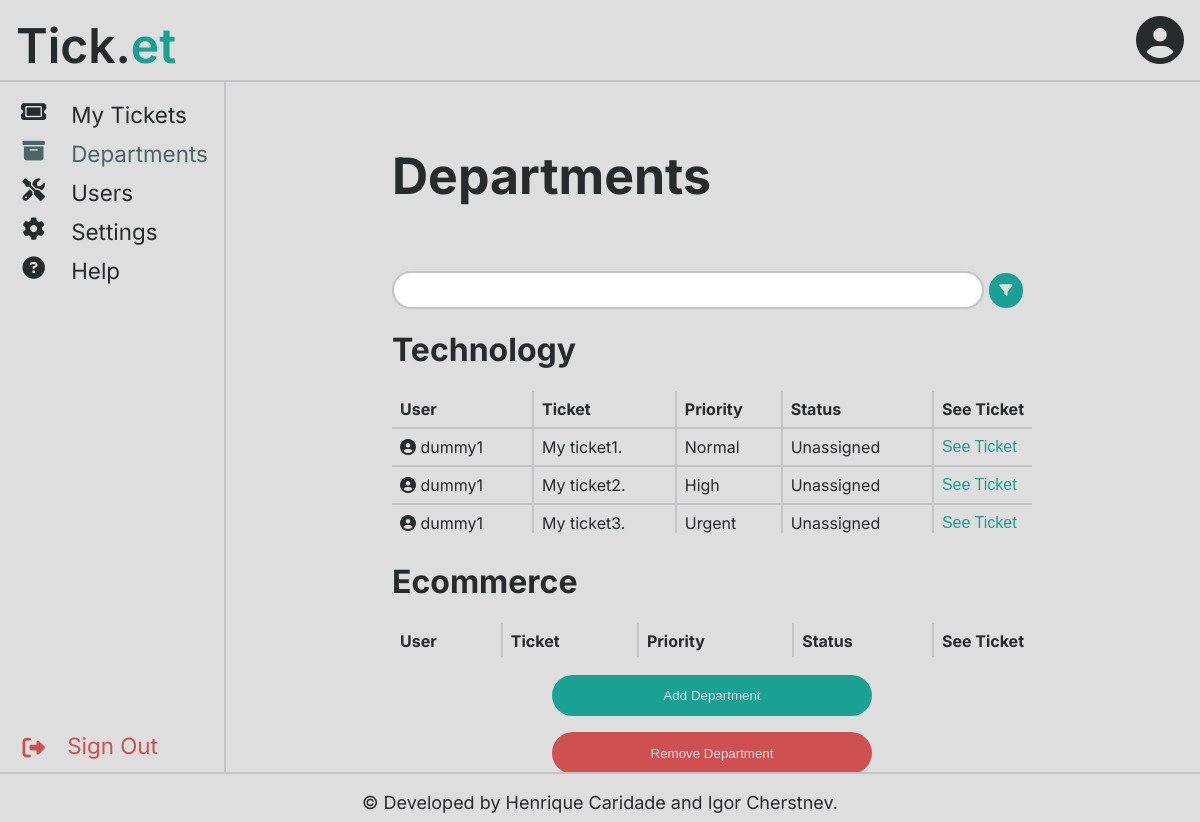
The app's page /pages/department_page.php (signed in) with its own data.
### tables this page shows
CREATE TABLE Department (
    name STRING PRIMARY KEY NOT NULL,
    abbrev STRING UNIQUE NOT NULL
);

CREATE TABLE Ticket (
    id INTEGER PRIMARY KEY NOT NULL,
    publisher STRING NOT NULL REFERENCES User(username),
    department STRING NOT NULL REFERENCES Department(username),
    publishDate DATETIME NOT NULL,
    priority STRING NOT NULL CHECK (priority IN('Normal', 'High', 'Urgent')),
    subject STRING NOT NULL,
    text STRING NOT NULL
);

CREATE TABLE TicketStatus (
    id INTEGER PRIMARY KEY AUTOINCREMENT NOT NULL,
    ticketId INTEGER NOT NULL REFERENCES Ticket(id),
    agentUsername STRING REFERENCES User(username),
    date DATETIME NOT NULL,
    status STRING NOT NULL CHECK (status IN('Unassigned', 'In progress', 'Done'))
);

### classes/session.php (called while the page is built, shortened)
<?php
    class Session {
        static ?Session $instance = null;
        static function getSession() : Session {
            if (static::$instance === null)
                static::$instance = new Session();
            return static::$instance;
        }
        public function getSavedInput(string $attrib) : ?string {
            return $_SESSION[Session::INPUT][$attrib];
        }
        public function getRights(string $userType){
            if($userType === User::USERTYPE_AGENT){
                return $_SESSION[Session::USERTYPE] === User::USERTYPE_AGENT or $_SESSION[Session::USERTYPE] === User::USERTYPE_ADMIN;
            }
            if($userType === User::USERTYPE_ADMIN){
                return $_SESSION[Session::USERTYPE] === User::USERTYPE_ADMIN;
            }
        }
    }
?>

### classes/department.php (called while the page is built, shortened)
<?php
    class Department{
        private function __construct(string $name, string $abbrev) {
            $this->name = $name;
        }
        private static function fromArray(array $department) : Department {
            return new Department($department["name"], $department["abbrev"]);
        }
        public static function getAllDepartments(PDO $db) : array {
            $stmt = $db->prepare('SELECT * FROM Department');
            $stmt->execute();
            $departmentArray = array();
            foreach($stmt->fetchAll() as $department){
                $departmentArray[] = Department::fromArray($department);
            }
            return $departmentArray;
        }
    }
?>

### classes/ticket.php (called while the page is built, shortened)
<?php
    include_once("../classes/ticketStatus.php");
    class Ticket {
        private function __construct(PDO $db, int $id, string $publisher, string $department, DateTime $publishDate, string $priority, string $subject, string $text) {
            $this->priority = $priority;
            $this->subject = $subject;
            $this->statuses = TicketStatus::getTicketStatuses($db, $id);
            $this->status = $this->statuses[0];
        }
        private static function fromArray(PDO $db, array $ticket) : Ticket {
            return new Ticket($db, (int) $ticket['id'], $ticket['publisher'], $ticket['department'], new DateTime($ticket['publishDate']), $ticket['priority'], $ticket['subject'], $ticket['text']);
        }
        public static function getFilteredTickets(PDO $db, string $department, bool $normal, bool $high, bool $urgent, string $query = '') : array {
            $array = array_filter(array($normal? 'Normal' : null , $high? 'High': null, $urgent? 'Urgent' : null), fn($val) => $val !== null);
            $stmt = $db->prepare('SELECT * FROM Ticket WHERE department=? AND priority IN (' . join(',', array_fill(0, sizeof($array), '?')) . ') AND (subject LIKE ? OR text LIKE ?)');
            $query = '%' . $query . '%';
            $stmt->execute(array($department, ...$array, $query, $query));
            $tickets = $stmt->fetchAll();
            $ticketArray = array();
            foreach ($tickets as $ticket) {
                $ticketArray[] = Ticket::fromArray($db, $ticket);
            }
            return $ticketArray;
        }
    }
?>

### classes/preferences.php (called while the page is built, shortened)
<?php
    class Preferences{
        private function __construct(bool $normal, bool $high, bool $urgent) {
            $this->normal = $normal;
            $this->high = $high;
            $this->urgent = $urgent;
        }
        public static function getPreferences(PDO $db, string $username) : Preferences {
            $stmt = $db->prepare('SELECT * FROM Preferences WHERE username = ?');
            $stmt->execute(array($username));
            $prefArray = $stmt->fetch();
            return new Preferences($prefArray['filterNormal'], $prefArray['filterHigh'], $prefArray['filterUrgent']);
        }
    }
?>

### classes/ticketStatus.php (called while the page is built, shortened)
<?php
    class TicketStatus {
        private function __construct(int $id, int $ticketId, ?string $agentUsername, DateTime $date, string $status) {
            $this->status = $status;
        }
        private static function fromArray(array $status) : TicketStatus {
            return new TicketStatus((int) $status['id'], (int) $status['ticketId'], $status['agentUsername'], new DateTime($status['date']), $status['status']);
        }
        public static function getTicketStatuses(PDO $db, int $id) : array {
            $stmt = $db->prepare('SELECT * FROM TicketStatus WHERE ticketId=?');
            $stmt->execute(array($id));
            $statuses = $stmt->fetchAll();
            $statusArray = array();
            foreach ($statuses as $status) {
                $statusArray[] = TicketStatus::fromArray($status);
            }
            usort($statusArray, fn(TicketStatus $a, TicketStatus $b) => ($a->date > $b->date) ? 1 : (($a->date < $b->date) ? -1 : 0));
            return $statusArray;
        }
    }
?>

### templates/ticket.php (the view, shortened to what this page needs)
<?php
    include_once("../classes/ticket.php");
    include_once("../templates/profile.php");
?>
<?php
    function _drawTicketDepartment(Ticket $ticket) {
        ?>
        <tr class="ticket">
            <td class="ticket-username"><?php drawProfile($ticket->publisher, true); ?></td>
            <td class="ticket-subject"><?=htmlentities($ticket->subject)?></td>
            <td class="ticket-priority"><?=htmlentities($ticket->priority)?></td>
            <td class="ticket-status"><?=htmlentities($ticket->status->status)?></td>
            <td class="ticket-edit">
                <form class="ticket-page-form" action="../pages/ticket_page.php" method="post">
                    <button type='submit' class="ticket-page-submit">See Ticket</button>
                </form>
            </td>
        </tr>
        <?php
            }
    function drawTicketsDepartment(array $tickets) {
        ?>
        <table id="tickets">
            <thead>
                <tr>
                    <th>User</th>
                    <th>Ticket</th>
                    <th>Priority</th>
                    <th>Status</th>
                    <th style="width: 0;">See Ticket</th>
                </tr>
            </thead>
            <tbody>
            <?php
            foreach ($tickets as $ticket) {
                _drawTicketDepartment($ticket);
            }
            ?>
            </tbody>
        </table>
        <?php
            }
?>

### templates/header.php (shortened to what this page needs)
<?php
    include_once("../templates/profile.php");
    include_once("../classes/session.php");
    function drawHeader(bool $drawProfile=false) {
?>
<html lang="en">
<head>
    <link rel="stylesheet" href="../css/include.css">
    <link rel="stylesheet" href="../css/main.css">
    <link rel="stylesheet" href="../css/account.css">
    <link rel="stylesheet" href="../css/faq.css">
    <link rel="stylesheet" href="../css/button.css">
    <link rel="stylesheet" href="../css/userForms.css">
    <link rel="stylesheet" href="../css/admin.css">
    <link rel="stylesheet" href="../css/popup.css">
    <link rel="stylesheet" href="../css/table.css">
    <link rel="stylesheet" href="../css/search.css">
</head>
<body>
    <header>
        <span id="logo">Tick.<span id="logo-highlight">et</span></span>
        <div id="profile" class="profile" data-user="<?=htmlentities($_SESSION[Session::USERNAME])?>">
            <i class="fa-solid fa-circle-user"></i>
        </div>
    </header>
<?php
    }
?>

### templates/sidebar.php
<?php
    function drawSidebar(Session $session, string $currentPage) {
?>
<div class="sidebar">
    <a href="../pages/dashboard.php" <?php if ($currentPage == 'dashboard') echo 'class="selected"';?>>
        <span class="icon"><i class="fa-solid fa-ticket"></i></span>
        <span class="text">My Tickets</span>
    </a>
    <?php if($session->getRights(User::USERTYPE_AGENT) ) { ?>
        <a href="../pages/department_page.php" <?php if ($currentPage == 'departments') echo 'class="selected"';?>>
            <span class="icon"><i class="fa-solid fa-box-archive"></i></span>
            <span class="text">Departments</span>
        </a>
    <?php } ?>
    <?php if($session->getRights(User::USERTYPE_ADMIN) ) { ?>
        <a href="../pages/users_page.php" <?php if ($currentPage == 'users') echo 'class="selected"';?>>
            <span class="icon"><i class="fa-solid fa-screwdriver-wrench"></i></span>
            <span class="text">Users</span>
        </a>
    <?php } ?>
    <a href="../pages/settings.php" <?php if ($currentPage == 'settings') echo 'class="selected"';?>>
        <span class="icon"><i class="fa-solid fa-gear"></i></span>
        <span class="text">Settings</span>
    </a>
    <a href="../pages/help.php" <?php if ($currentPage == 'help') echo 'class="selected"';?>>
        <span class="icon"><i class="fa-solid fa-question-circle"></i></span>
        <span class="text">Help</span>
    </a>
    <a href="../actions/logout.php">
        <span class="icon"><i class="fa-solid fa-right-from-bracket"></i></span>
        <span class="text sign-out">Sign Out</span>
    </a>
</div>
<?php
    }
?>

### pages/department_page.php (shortened to what this page needs)
<?php
    include_once("../templates/header.php");
    include_once("../templates/footer.php");
    include_once("../templates/sidebar.php");
    include_once("../templates/ticket.php");
    include_once("../classes/session.php");
    include_once("../classes/department.php");
    include_once("../classes/ticket.php");
    include_once("../classes/preferences.php");
    $session = Session::getSession();
    $db = getDatabaseConnection();
    $departments = ($session->getRights(User::USERTYPE_ADMIN)) ?
        Department::getAllDepartments($db) :
        Department::getDepartmentsFromAgent($db, $_SESSION[Session::USERNAME]);
    $preferences = Preferences::getPreferences($db, $_SESSION[Session::USERNAME]);
    $query = $session->getSavedInput(Session::S_DEPARTMENT)?? '';
    drawHeader(true);
    drawSidebar($session, 'departments');
?>
<main class="main-sidebar">
    <div class="page">
        <h1 class="title">Departments</h1>
        <input id="department-search" type="text" value="<?=$query?>">
        <button id="department-filters"><i class="fa-solid fa-filter"></i></button>
        <div id="department-tables">
            <?php
            foreach ($departments as $department) {
                $tickets = Ticket::getFilteredTickets($db, $department->name, $preferences->normal, $preferences->high, $preferences->urgent, $query);
                ?> <h1> <?=htmlentities($department->name); ?></h1> <?php
                drawTicketsDepartment($tickets);
            }?>
        </div>
        <?php if ($session->getRights(User::USERTYPE_ADMIN)) { ?>
            <div class="big-button"><button id="department-add-button">Add Department</button></div>
            <div class="big-button"><button id="department-remove-button" class="red">Remove Department</button></div>
        <?php } ?>
    </div>
</main>
<?php
    drawFooter();
?>

### templates/profile.php
<?php
    function drawProfile(?string $username, bool $showUsername=false, bool $showIcon=true) {
?>
<div class="profile" data-user="<?=htmlentities($username)?>">
<?php if ($showIcon) { ?>
<i class="fa-solid fa-circle-user"></i>
<?php } if ($showUsername) { ?>
    <span class="username"><?=htmlentities($username)?></span>
<?php } ?>
</div>
<?php
    }
?>

### templates/footer.php
<?php
    function drawFooter() {
?>
    <footer>
        <span id="footer-info">&copy; Developed by Henrique Caridade and Igor Cherstnev.</span>
    </footer>
    </body>
</html>
<?php
    }
?>

### css/include.css (style rules this page uses)
:root { --primary-background-color: #dededeff; --secondary-background-color: #c4c3c7ff; --primary-color: #262b2dff; --secondary-color: #4c6569ff; --accent-color: #1aa193ff; --error-color: #ce5050ff; --warning-color: #cfbd63ff;; --success-color: #51d880ff; --header-height: 5rem; --footer-height: 3rem; --sidebar-width: 14rem; --sidebar-padding: 15px; --margin-sides: 10rem; }

### css/main.css (style rules this page uses)
body { font-family: 'Inter', sans-serif; background-color: var(--primary-background-color); color: var(--primary-color); }
.page { position: relative; margin: 0 var(--margin-sides); }
a { color: var(--accent-color); text-decoration: none; }
header { position: fixed; top: 0; left: 0; width: 100%; height: var(--header-height); font-size: 3em; border-bottom: 2px solid var(--secondary-background-color); background-color: var(--primary-background-color); z-index: 2; }
#logo { position: absolute; top: 1rem; left: 1rem; font-weight: 600; }
#logo-highlight { color: var(--accent-color); }
#profile { position: absolute; top: 1rem; right: 1rem; }
footer { position: fixed; bottom: 0; left: 0; width: 100%; height: var(--footer-height); font-size: 1em; border-top: 2px solid var(--secondary-background-color); background-color: var(--primary-background-color); z-index: 2; text-align: center; }
#footer-info { position: relative; top: 1em; font-size: large; }
.sidebar { height: calc(100% - var(--header-height) - var(--footer-height) - 2 * var(--sidebar-padding)); width: var(--sidebar-width); position: fixed; top: var(--header-height); left: 0; overflow-x: hidden; border-right: 2px solid var(--secondary-background-color); padding: var(--sidebar-padding) 0; background-color: var(--primary-background-color); z-index: 1; }
.sidebar a { display: block; padding: 6px 10px; color: var(--primary-color); font-size: 1.4em; }
.sidebar a .icon { position: absolute; right: 70%; width: 30%; text-align: center; }
.sidebar a .text { position: relative; left: 30%; }
.sidebar a:last-child .icon, .sidebar a:last-child .text { position: absolute; bottom: var(--sidebar-padding); color: var(--error-color); }
.sidebar .selected { color: var(--secondary-color); }
main { margin-top: var(--header-height); margin-bottom: var(--footer-height); }
main.main-sidebar { overflow: hidden; margin-left: var(--sidebar-width); }

### css/button.css (style rules this page uses)
button:not(.faq-question):not(.ticket-page-submit):not(.user-page-submit) { padding: 0.8em; color: var(--primary-background-color); border: none; padding: 0.5em; border-radius: 2em; }
button:not(.red):not(.faq-question):not(.ticket-page-submit):not(.user-page-submit) { background-color: var(--accent-color); }
button.red { background-color: var(--error-color); }
div.big-button { margin-top: 1em; width: 100%; text-align: center; }
button#ticket-open-button, button#department-add-button, button#department-remove-button { width: 50%; min-width: 15em; padding: 1em; }
button.ticket-page-submit, button.user-page-submit { background-color: transparent; border: none; color: var(--accent-color); font-size: 1rem; padding: 0; width: 100%; text-align: left; }
form.ticket-page-form, form.user-page-form { margin-block-end: 0; }

### css/userForms.css (style rules this page uses)
.title { font-size: 50px; padding-top: 2rem; padding-bottom: 2rem; }

### css/table.css (style rules this page uses)
table { width: 100%; border-collapse: collapse; }
table, table th, table td { position: relative; }
table th { padding: 0.5em; text-align: left; }
table td { min-width: 0; padding: 0.5em; overflow: hidden; border-top: 2px solid var(--secondary-background-color); }
table td { white-space: nowrap; position: relative; overflow: hidden; min-width: 0; }
table th { white-space: nowrap; }

### css/search.css (style rules this page uses)
#department-search { font-size: 1rem; padding: 0.5em; border-radius: 2em; border: 2px solid var(--secondary-background-color); width: calc(100% - 3rem); }
#department-filters { padding: 0.8em; }

### records on screen
department: name "Technology"
ticket: publisher "dummy1", subject "My ticket1.", priority "Normal"
ticketstatus: status "Unassigned"
ticket: publisher "dummy1", subject "My ticket2.", priority "High"
ticketstatus: status "Unassigned"
ticket: publisher "dummy1", subject "My ticket3.", priority "Urgent"
ticketstatus: status "Unassigned"
department: name "Ecommerce"
